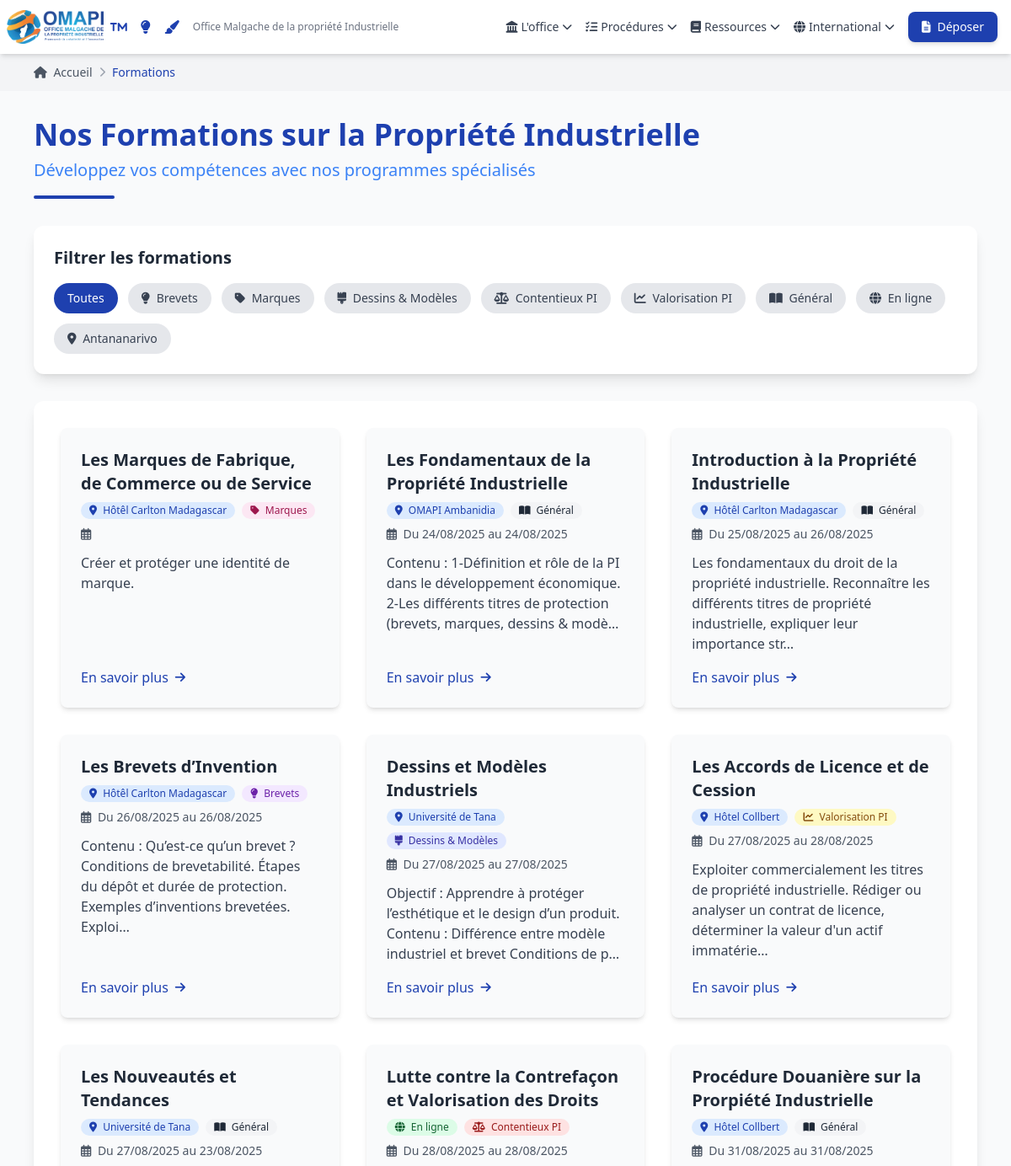
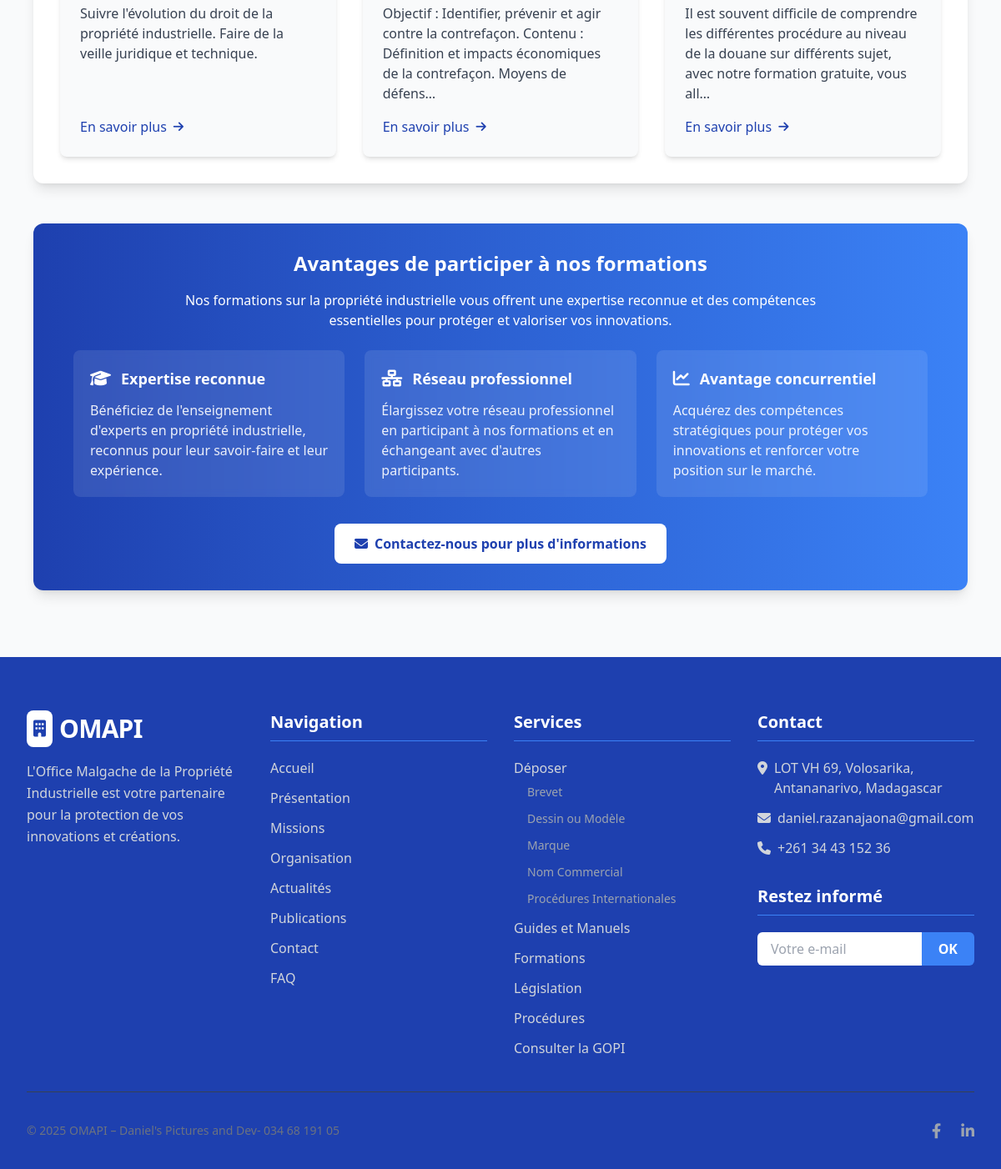
Page /formations/ on the committed database (2 pictures, top to bottom).
### content_management/models.py (models this page shows, shortened)
class Formation(models.Model):
    titre = models.CharField(max_length=250)
    slug = models.SlugField(unique=True, max_length=250)
    description = models.TextField()
    date_debut = models.DateField(blank=True, null=True)
    date_fin = models.DateField(blank=True, null=True)
    lieu = models.CharField(max_length=200, blank=True, null=True)
    formateurs = models.CharField(max_length=250, blank=True, null=True) # Noms des formateurs
    programme = models.FileField(upload_to='programmes_formation/', blank=True, null=True)
    est_active = models.BooleanField(default=True, verbose_name="Formation active")
    public_cible = models.TextField(blank=True, null=True, verbose_name="Public Cible")
    objectifs_apprentissage = models.TextField(blank=True, null=True, verbose_name="Objectifs d'Apprentissage")
    prix = models.CharField(max_length=100, blank=True, null=True, verbose_name="Coût")
    modalites_inscription = models.TextField(blank=True, null=True, verbose_name="Modalités d'Inscription")
    image_presentation = models.ImageField(upload_to='formations/', blank=True, null=True, verbose_name="Image de Présentation")
    duree_heures = models.CharField(max_length=50, blank=True, null=True, verbose_name="Durée en Heures")
    TYPE_FORMATION_CHOICES = [
        ('general', 'Général'),
        ('brevets', 'Brevets'),
        ('marques', 'Marques'),
        ('dessins_modeles', 'Dessins & Modèles'),
        ('contentieux', 'Contentieux PI'),
        ('valorisation', 'Valorisation PI'),
    ]
    type_formation = models.CharField(max_length=50, choices=TYPE_FORMATION_CHOICES, default='general', verbose_name="Type de Formation")
    class Meta:
        ordering = ['date_debut']
        verbose_name = "Formation"
        verbose_name_plural = "Formations"

### frontend/views.py (the view)
# urls.py: path('formations/', views.formations_list, name='formations_list'),
def formations_list(request):
    type_filter = request.GET.get('type')
    lieu_filter = request.GET.get('lieu')
    formations = Formation.objects.all() # Afficher toutes les formations
    if type_filter:
        formations = formations.filter(type_formation=type_filter)
    if lieu_filter:
        formations = formations.filter(lieu__icontains=lieu_filter)
    formations = formations.order_by('date_debut') # Supprimer la limite de 5 formations
    context = {
        'formations': formations,
        'selected_type': type_filter,
        'selected_lieu': lieu_filter,
    }
    return render(request, 'frontend/formations_list.html', context)

### frontend/templates/frontend/formations_list.html (shortened to what this page needs)
{% load static %}
<!DOCTYPE html>
<html lang="fr">
<head>
    <script src="https://cdn.tailwindcss.com"></script>
    <link rel="stylesheet" href="https://cdnjs.cloudflare.com/ajax/libs/font-awesome/6.4.0/css/all.min.css">
</head>
<body class="bg-gray-50">
    {% include 'frontend/includes/header.html' %}
    <div class="bg-gray-100 py-3">
        <div class="max-w-6xl mx-auto px-3 sm:px-4">
            <nav class="flex items-center space-x-2 text-sm">
                <a href="{% url 'index' %}" class="text-gray-600 hover:text-primary transition-colors duration-300">
                    <i class="fas fa-home mr-1"></i> Accueil
                </a>
                <i class="fas fa-chevron-right text-gray-400 text-xs"></i>
                <span class="text-primary font-medium">Formations</span>
            </nav>
        </div>
    </div>
    <main class="max-w-6xl mx-auto px-3 sm:px-4 py-8">
        <div class="mb-8">
            <h1 class="text-3xl md:text-4xl font-bold text-primary mb-2">Nos Formations sur la Propriété Industrielle</h1>
            <p class="text-xl text-secondary font-medium">Développez vos compétences avec nos programmes spécialisés</p>
            <div class="w-24 h-1 bg-primary rounded-full mt-4"></div>
        </div>
        <section id="filtres" class="mb-8 p-6 bg-white rounded-xl shadow-lg">
            <h2 class="text-xl font-bold text-gray-800 mb-4">Filtrer les formations</h2>
            <div class="flex flex-wrap gap-3">
                <a href="{% url 'formations_list' %}" class="px-4 py-2 rounded-full text-sm font-medium {% if not selected_type and not selected_lieu %}bg-primary text-white{% else %}bg-gray-200 text-gray-700 hover:bg-gray-300{% endif %} transition-colors duration-200">Toutes</a>
                <a href="{% url 'formations_list' %}?type=brevets{% if selected_lieu %}&lieu={{ selected_lieu }}{% endif %}" class="px-4 py-2 rounded-full text-sm font-medium {% if selected_type == 'brevets' %}bg-purple-600 text-white{% else %}bg-gray-200 text-gray-700 hover:bg-gray-300{% endif %} transition-colors duration-200"><i class="fas fa-lightbulb mr-1"></i> Brevets</a>
                <a href="{% url 'formations_list' %}?type=marques{% if selected_lieu %}&lieu={{ selected_lieu }}{% endif %}" class="px-4 py-2 rounded-full text-sm font-medium {% if selected_type == 'marques' %}bg-pink-600 text-white{% else %}bg-gray-200 text-gray-700 hover:bg-gray-300{% endif %} transition-colors duration-200"><i class="fas fa-tag mr-1"></i> Marques</a>
                <a href="{% url 'formations_list' %}?type=dessins-modeles{% if selected_lieu %}&lieu={{ selected_lieu }}{% endif %}" class="px-4 py-2 rounded-full text-sm font-medium {% if selected_type == 'dessins-modeles' %}bg-indigo-600 text-white{% else %}bg-gray-200 text-gray-700 hover:bg-gray-300{% endif %} transition-colors duration-200"><i class="fas fa-brush mr-1"></i> Dessins & Modèles</a>
                <a href="{% url 'formations_list' %}?type=contentieux{% if selected_lieu %}&lieu={{ selected_lieu }}{% endif %}" class="px-4 py-2 rounded-full text-sm font-medium {% if selected_type == 'contentieux' %}bg-red-600 text-white{% else %}bg-gray-200 text-gray-700 hover:bg-gray-300{% endif %} transition-colors duration-200"><i class="fas fa-balance-scale mr-1"></i> Contentieux PI</a>
                <a href="{% url 'formations_list' %}?type=valorisation{% if selected_lieu %}&lieu={{ selected_lieu }}{% endif %}" class="px-4 py-2 rounded-full text-sm font-medium {% if selected_type == 'valorisation' %}bg-yellow-600 text-white{% else %}bg-gray-200 text-gray-700 hover:bg-gray-300{% endif %} transition-colors duration-200"><i class="fas fa-chart-line mr-1"></i> Valorisation PI</a>
                <a href="{% url 'formations_list' %}?type=general{% if selected_lieu %}&lieu={{ selected_lieu }}{% endif %}" class="px-4 py-2 rounded-full text-sm font-medium {% if selected_type == 'general' %}bg-gray-600 text-white{% else %}bg-gray-200 text-gray-700 hover:bg-gray-300{% endif %} transition-colors duration-200"><i class="fas fa-book-open mr-1"></i> Général</a>
                <a href="{% url 'formations_list' %}?lieu=en ligne{% if selected_type %}&type={{ selected_type }}{% endif %}" class="px-4 py-2 rounded-full text-sm font-medium {% if selected_lieu == 'en ligne' %}bg-green-600 text-white{% else %}bg-gray-200 text-gray-700 hover:bg-gray-300{% endif %} transition-colors duration-200"><i class="fas fa-globe mr-1"></i> En ligne</a>
                <a href="{% url 'formations_list' %}?lieu=antananarivo{% if selected_type %}&type={{ selected_type }}{% endif %}" class="px-4 py-2 rounded-full text-sm font-medium {% if selected_lieu == 'antananarivo' %}bg-blue-600 text-white{% else %}bg-gray-200 text-gray-700 hover:bg-gray-300{% endif %} transition-colors duration-200"><i class="fas fa-map-marker-alt mr-1"></i> Antananarivo</a>
            </div>
        </section>
        <section id="liste-formations" class="mb-12">
            <div class="bg-white rounded-xl shadow-lg p-6 md:p-8">
                {% if formations %}
                <div class="grid grid-cols-1 md:grid-cols-2 lg:grid-cols-3 gap-8">
                    {% for formation in formations %}
                    <div class="bg-gray-50 p-6 rounded-lg shadow-md hover:shadow-xl hover:-translate-y-1 transition-all duration-300 flex flex-col justify-between">
                        <div>
                            <h3 class="text-xl font-semibold text-gray-800 mb-2">{{ formation.titre }}</h3>
                            <div class="flex flex-wrap items-center gap-2 mb-3">
                                {% if "En ligne" in formation.lieu %}
                                    <span class="bg-green-100 text-green-800 text-xs font-medium px-2.5 py-0.5 rounded-full dark:bg-green-900 dark:text-green-300"><i class="fas fa-globe mr-1"></i> En ligne</span>
                                {% elif formation.lieu %}
                                    <span class="bg-blue-100 text-blue-800 text-xs font-medium px-2.5 py-0.5 rounded-full dark:bg-blue-900 dark:text-blue-300"><i class="fas fa-map-marker-alt mr-1"></i> {{ formation.lieu }}</span>
                                {% endif %}
                                {% if formation.type_formation == 'brevets' %}
                                    <span class="bg-purple-100 text-purple-800 text-xs font-medium px-2.5 py-0.5 rounded-full dark:bg-purple-900 dark:text-purple-300"><i class="fas fa-lightbulb mr-1"></i> Brevets</span>
                                {% elif formation.type_formation == 'marques' %}
                                    <span class="bg-pink-100 text-pink-800 text-xs font-medium px-2.5 py-0.5 rounded-full dark:bg-pink-900 dark:text-pink-300"><i class="fas fa-tag mr-1"></i> Marques</span>
                                {% elif formation.type_formation == 'dessins_modeles' %}
                                    <span class="bg-indigo-100 text-indigo-800 text-xs font-medium px-2.5 py-0.5 rounded-full dark:bg-indigo-900 dark:text-indigo-300"><i class="fas fa-brush mr-1"></i> Dessins & Modèles</span>
                                {% elif formation.type_formation == 'contentieux' %}
                                    <span class="bg-red-100 text-red-800 text-xs font-medium px-2.5 py-0.5 rounded-full dark:bg-red-900 dark:text-red-300"><i class="fas fa-balance-scale mr-1"></i> Contentieux PI</span>
                                {% elif formation.type_formation == 'valorisation' %}
                                    <span class="bg-yellow-100 text-yellow-800 text-xs font-medium px-2.5 py-0.5 rounded-full dark:bg-yellow-900 dark:text-yellow-300"><i class="fas fa-chart-line mr-1"></i> Valorisation PI</span>
                                {% else %}
                                    <span class="bg-gray-100 text-gray-800 text-xs font-medium px-2.5 py-0.5 rounded-full dark:bg-gray-900 dark:text-gray-300"><i class="fas fa-book-open mr-1"></i> Général</span>
                                {% endif %}
                                <span class="text-gray-600 text-sm">
                                    <i class="far fa-calendar-alt mr-1"></i>
                                    {% if formation.date_debut %}Du {{ formation.date_debut|date:"d/m/Y" }}{% endif %}
                                    {% if formation.date_fin %} au {{ formation.date_fin|date:"d/m/Y" }}{% endif %}
                                </span>
                            </div>
                            <p class="text-gray-700 mb-4">{{ formation.description|truncatechars:150 }}</p>
                        </div>
                        <div class="mt-auto">
                            <a href="{% url 'formation_detail' slug=formation.slug %}" class="inline-flex items-center text-primary hover:text-secondary font-medium transition-colors duration-300">
                                En savoir plus <i class="fas fa-arrow-right ml-2 text-sm"></i>
                            </a>
                        </div>
                    </div>
                    {% endfor %}
                </div>
                {% else %}
                <p class="text-center text-gray-600 text-lg py-10">
                    <i class="fas fa-info-circle text-2xl text-primary mb-4"></i><br>
                    Aucune formation n'est disponible pour le moment. Revenez bientôt pour découvrir nos nouvelles offres !
                </p>
                {% endif %}
            </div>
        </section>
        <section class="mb-12">
            <div class="bg-gradient-to-r from-primary to-secondary rounded-xl shadow-lg p-8 text-white">
                <h2 class="text-2xl font-bold mb-4 text-center">Avantages de participer à nos formations</h2>
                <p class="mb-6 max-w-3xl mx-auto text-center">
                    Nos formations sur la propriété industrielle vous offrent une expertise reconnue et des compétences essentielles pour protéger et valoriser vos innovations.
                </p>
                <div class="grid grid-cols-1 md:grid-cols-3 gap-6 max-w-5xl mx-auto">
                    <div class="bg-white/10 p-5 rounded-lg backdrop-blur-sm">
                        <div class="flex items-center mb-3">
                            <i class="fas fa-graduation-cap text-white text-xl mr-3"></i>
                            <h3 class="text-lg font-bold">Expertise reconnue</h3>
                        </div>
                        <p class="text-white/90">
                            Bénéficiez de l'enseignement d'experts en propriété industrielle, reconnus pour leur savoir-faire et leur expérience.
                        </p>
                    </div>
                    <div class="bg-white/10 p-5 rounded-lg backdrop-blur-sm">
                        <div class="flex items-center mb-3">
                            <i class="fas fa-network-wired text-white text-xl mr-3"></i>
                            <h3 class="text-lg font-bold">Réseau professionnel</h3>
                        </div>
                        <p class="text-white/90">
                            Élargissez votre réseau professionnel en participant à nos formations et en échangeant avec d'autres participants.
                        </p>
                    </div>
                    <div class="bg-white/10 p-5 rounded-lg backdrop-blur-sm">
                        <div class="flex items-center mb-3">
                            <i class="fas fa-chart-line text-white text-xl mr-3"></i>
                            <h3 class="text-lg font-bold">Avantage concurrentiel</h3>
                        </div>
                        <p class="text-white/90">
                            Acquérez des compétences stratégiques pour protéger vos innovations et renforcer votre position sur le marché.
                        </p>
                    </div>
                </div>
                <div class="text-center mt-8">
                    <a href="{% url 'contact' %}" class="bg-white text-primary px-6 py-3 rounded-lg font-bold hover:bg-gray-100 transition-colors duration-300 inline-flex items-center">
                        <i class="fas fa-envelope mr-2"></i> Contactez-nous pour plus d'informations
                    </a>
                </div>
            </div>
        </section>
    </main>
    {% include 'frontend/includes/footer.html' %}
</body>
</html>

### rows in the picture
Formation: titre "Les Marques de Fabrique, de Commerce ou de Service", lieu "Hôtêl Carlton Madagascar", type_formation "marques" (drawn), description "Créer et protéger une identité de marque."
Formation: titre "Les Fondamentaux de la Propriété Industrielle", lieu "OMAPI Ambanidia", type_formation "general" (drawn), date_debut "24/08/2025", date_fin "24/08/2025", description "Contenu : 1-Définition et rôle de la PI dans le développement économique. 2-Les différents titres de protection (brevets, marques, dessins & modè…"
Formation: titre "Introduction à la Propriété Industrielle", lieu "Hôtêl Carlton Madagascar", type_formation "general" (drawn), date_debut "25/08/2025", date_fin "26/08/2025", description "Les fondamentaux du droit de la propriété industrielle. Reconnaître les différents titres de propriété industrielle, expliquer leur importance str…"
Formation: titre "Les Brevets d’Invention", lieu "Hôtêl Carlton Madagascar", type_formation "brevets" (drawn), date_debut "26/08/2025", date_fin "26/08/2025", description "Contenu : Qu’est-ce qu’un brevet ? Conditions de brevetabilité. Étapes du dépôt et durée de protection. Exemples d’inventions brevetées. Exploi…"
Formation: titre "Dessins et Modèles Industriels", lieu "Université de Tana", type_formation "dessins_modeles" (drawn), date_debut "27/08/2025", date_fin "27/08/2025", description "Objectif : Apprendre à protéger l’esthétique et le design d’un produit. Contenu : Différence entre modèle industriel et brevet Conditions de p…"
Formation: titre "Les Accords de Licence et de Cession", lieu "Hôtel Collbert", type_formation "valorisation" (drawn), date_debut "27/08/2025", date_fin "28/08/2025", description "Exploiter commercialement les titres de propriété industrielle. Rédiger ou analyser un contrat de licence, déterminer la valeur d'un actif immatérie…"
Formation: titre "Les Nouveautés et Tendances", lieu "Université de Tana", type_formation "general" (drawn), date_debut "27/08/2025", date_fin "23/08/2025", description "Suivre l'évolution du droit de la propriété industrielle. Faire de la veille juridique et technique."
Formation: titre "Lutte contre la Contrefaçon et Valorisation des Droits", lieu "En ligne" (drawn), type_formation "contentieux" (drawn), date_debut "28/08/2025", date_fin "28/08/2025", description "Objectif : Identifier, prévenir et agir contre la contrefaçon. Contenu : Définition et impacts économiques de la contrefaçon. Moyens de défens…"
Formation: titre "Procédure Douanière sur la Prorpiété Industrielle", lieu "Hôtel Collbert", type_formation "general" (drawn), date_debut "31/08/2025", date_fin "31/08/2025", description "Il est souvent difficile de comprendre les différentes procédure au niveau de la douane sur différents sujet, avec notre formation gratuite, vous all…"
